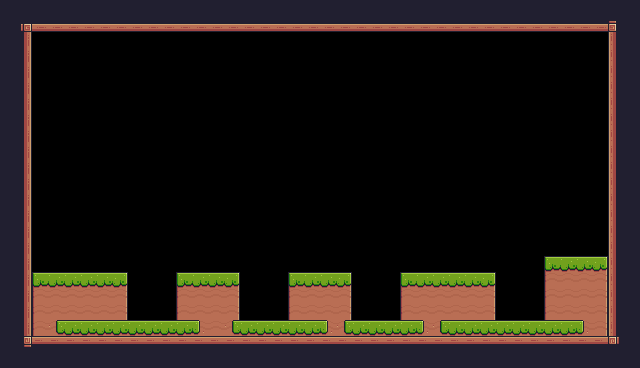

This game map was drawn from its Tiled (.tmx) file and the tilesets committed beside it. A one-line description and the full map source follow:
An orthogonal 40x23 tile map with 16x16 px tiles, 1 tile layer (Background) and 29 objects (12x Spikes, 6x Fruit, 5x Block, Player, Checkpoint).

<map version="1.10" tiledversion="1.10.2" orientation="orthogonal" renderorder="right-down" width="40" height="23" tilewidth="16" tileheight="16" infinite="0" nextlayerid="4" nextobjectid="51">
 <tileset firstgid="1" source="another_pixelart_platformer.tsx" />
 <layer id="1" name="Background" width="40" height="23">
  <properties>
   <property name="BackgroundColor" value="Yellow" />
  </properties>
  <data encoding="csv">
112,112,112,112,112,112,112,112,112,112,112,112,112,112,112,112,112,112,112,112,112,112,112,112,112,112,112,112,112,112,112,112,112,112,112,112,112,112,112,112,
112,92,134,134,134,134,134,134,134,134,134,134,134,134,134,134,134,134,134,134,134,134,134,134,134,134,134,134,134,134,134,134,134,134,134,134,134,134,93,112,
112,113,0,0,0,0,0,0,0,0,0,0,0,0,0,0,0,0,0,0,0,0,0,0,0,0,0,0,0,0,0,0,0,0,0,0,0,0,111,112,
112,113,0,0,0,0,0,0,0,0,0,0,0,0,0,0,0,0,0,0,0,0,0,0,0,0,0,0,0,0,0,0,0,0,0,0,0,0,111,112,
112,113,0,0,0,0,0,0,0,0,0,0,0,0,0,0,0,0,0,0,0,0,0,0,0,0,0,0,0,0,0,0,0,0,0,0,0,0,111,112,
112,113,0,0,0,0,0,0,0,0,0,0,0,0,0,0,0,0,0,0,0,0,0,0,0,0,0,0,0,0,0,0,0,0,0,0,0,0,111,112,
112,113,0,0,0,0,0,0,0,0,0,0,0,0,0,0,0,0,0,0,0,0,0,0,0,0,0,0,0,0,0,0,0,0,0,0,0,0,111,112,
112,113,0,0,0,0,0,0,0,0,0,0,0,0,0,0,0,0,0,0,0,0,0,0,0,0,0,0,0,0,0,0,0,0,0,0,0,0,111,112,
112,113,0,0,0,0,0,0,0,0,0,0,0,0,0,0,0,0,0,0,0,0,0,0,0,0,0,0,0,0,0,0,0,0,0,0,0,0,111,112,
112,113,0,0,0,0,0,0,0,0,0,0,0,0,0,0,0,0,0,0,0,0,0,0,0,0,0,0,0,0,0,0,0,0,0,0,0,0,111,112,
112,113,0,0,0,0,0,0,0,0,0,0,0,0,0,0,0,0,0,0,0,0,0,0,0,0,0,0,0,0,0,0,0,0,0,0,0,0,111,112,
112,113,0,0,0,0,0,0,0,0,0,0,0,0,0,0,0,0,0,0,0,0,0,0,0,0,0,0,0,0,0,0,0,0,0,0,0,0,111,112,
112,113,0,0,0,0,0,0,0,0,0,0,0,0,0,0,0,0,0,0,0,0,0,0,0,0,0,0,0,0,0,0,0,0,0,0,0,0,111,112,
112,113,0,0,0,0,0,0,0,0,0,0,0,0,0,0,0,0,0,0,0,0,0,0,0,0,0,0,0,0,0,0,0,0,0,0,0,0,111,112,
112,113,0,0,0,0,0,0,0,0,0,0,0,0,0,0,0,0,0,0,0,0,0,0,0,0,0,0,0,0,0,0,0,0,0,0,0,0,111,112,
112,113,0,0,0,0,0,0,0,0,0,0,0,0,0,0,0,0,0,0,0,0,0,0,0,0,0,0,0,0,0,0,0,0,0,0,0,0,111,112,
112,113,0,0,0,0,0,0,0,0,0,0,0,0,0,0,0,0,0,0,0,0,0,0,0,0,0,0,0,0,0,0,0,0,7,8,8,9,111,112,
112,113,7,8,8,8,8,9,0,0,0,7,8,8,9,0,0,0,7,8,8,9,0,0,0,7,8,8,8,8,9,0,0,0,29,30,30,31,111,112,
112,113,29,30,30,30,30,31,0,0,0,29,30,30,31,0,0,0,29,30,30,31,0,0,0,29,30,30,30,30,31,0,0,0,29,30,30,31,111,112,
112,113,29,30,30,30,30,31,0,0,0,29,30,30,31,0,0,0,29,30,30,31,0,0,0,29,30,30,30,30,31,0,0,0,29,30,30,31,111,112,
112,113,29,32,8,8,8,8,8,8,8,8,33,30,32,8,8,8,8,8,33,32,8,8,8,8,33,32,8,8,8,8,8,8,8,8,33,31,111,112,
112,114,90,90,90,90,90,90,90,90,90,90,90,90,90,90,90,90,90,90,90,90,90,90,90,90,90,90,90,90,90,90,90,90,90,90,90,90,115,112,
112,112,112,112,112,112,112,112,112,112,112,112,112,112,112,112,112,112,112,112,112,112,112,112,112,112,112,112,112,112,112,112,112,112,112,112,112,112,112,112
</data>
 </layer>
 <objectgroup id="3" name="Collisions">
  <object id="4" type="Block" x="544" y="256" width="64" height="64" />
  <object id="5" type="Block" x="400" y="272" width="96" height="48" />
  <object id="6" type="Block" x="288" y="272" width="64" height="48" />
  <object id="7" type="Block" x="32" y="272" width="96" height="48" />
  <object id="8" x="0" y="320" width="640" height="48" />
  <object id="9" x="0" y="0" width="640" height="32" />
  <object id="10" x="608" y="32" width="32" height="288" />
  <object id="11" x="0" y="32" width="32" height="288" />
  <object id="26" type="Block" x="176" y="272" width="64" height="48" />
 </objectgroup>
 <objectgroup id="2" name="SpawnPoints">
  <object id="2" name="Player" type="Player" x="64" y="240" width="32" height="32" />
  <object id="3" name="Checkpoint" type="Checkpoint" x="544" y="192" width="64" height="64" />
  <object id="17" name="Cherries" type="Fruit" x="176" y="240" width="32" height="32" />
  <object id="23" name="Strawberry" type="Fruit" x="416" y="240" width="32" height="32" />
  <object id="25" name="Bananas" type="Fruit" x="288" y="240" width="32" height="32" />
  <object id="34" name="Cherries" type="Fruit" x="208" y="240" width="32" height="32" />
  <object id="35" name="Bananas" type="Fruit" x="320" y="240" width="32" height="32" />
  <object id="36" name="Strawberry" type="Fruit" x="448" y="240" width="32" height="32" />
  <object id="37" name="Spikes" type="Spikes" x="128" y="304" width="16" height="16" />
  <object id="38" name="Spikes" type="Spikes" x="144" y="304" width="16" height="16" />
  <object id="39" name="Spikes" type="Spikes" x="160" y="304" width="16" height="16" />
  <object id="40" name="Spikes" type="Spikes" x="240" y="304" width="16" height="16" />
  <object id="41" name="Spikes" type="Spikes" x="256" y="304" width="16" height="16" />
  <object id="42" name="Spikes" type="Spikes" x="272" y="304" width="16" height="16" />
  <object id="43" name="Spikes" type="Spikes" x="352" y="304" width="16" height="16" />
  <object id="44" name="Spikes" type="Spikes" x="368" y="304" width="16" height="16" />
  <object id="45" name="Spikes" type="Spikes" x="384" y="304" width="16" height="16" />
  <object id="46" name="Spikes" type="Spikes" x="496" y="304" width="16" height="16" />
  <object id="47" name="Spikes" type="Spikes" x="512" y="304" width="16" height="16" />
  <object id="48" name="Spikes" type="Spikes" x="528" y="304" width="16" height="16" />
 </objectgroup>
</map>
